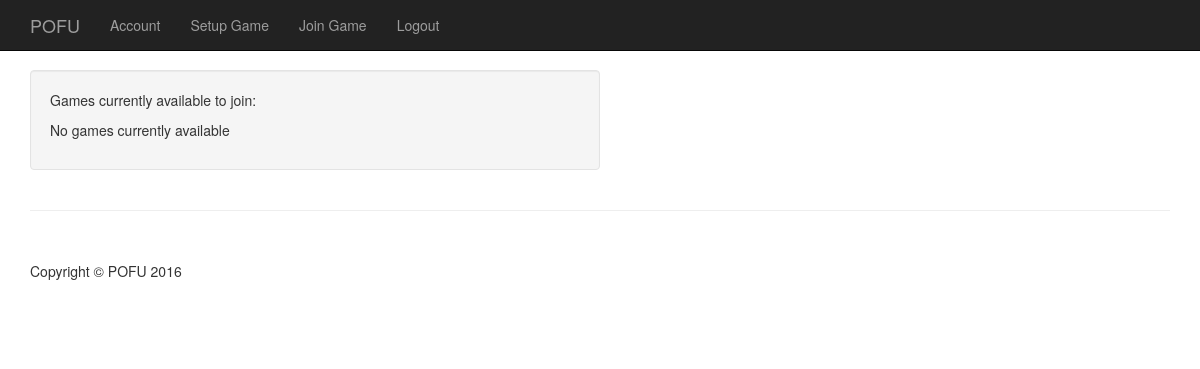
/game/join (signed in), run on an earlier commit of the app's database.
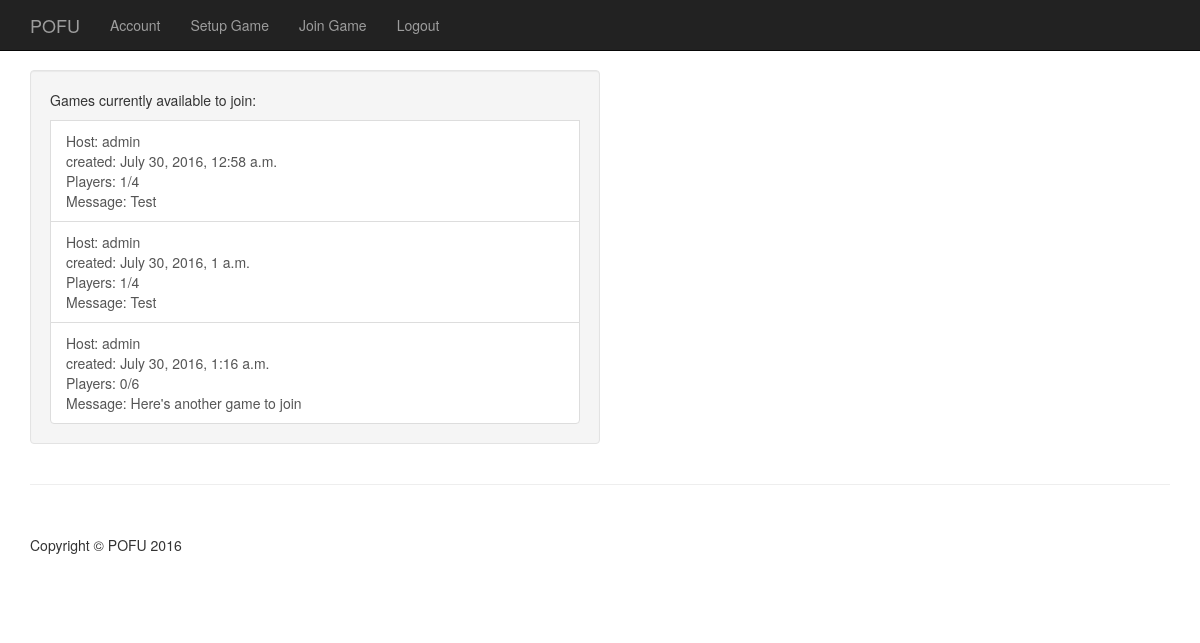
And on a later commit of the database.
### game/models.py (models this page shows, shortened)
class Setup(models.Model):
    num_players = models.IntegerField(verbose_name="Number of Players",
                                      help_text="2-8 players",
                                      validators=[MinValueValidator(2, message="Must have at least 2 players"),
                                                  MaxValueValidator(8, message="Cannot have more than 8 players")])
    host = models.ForeignKey(User, null=True)
    timestamp = models.DateTimeField(auto_now_add=True)
    message = models.CharField(max_length=300, blank=True)
    objects = SetupManager()
    def joined(self):
        return self.invitation_set.count()

### game/views.py (the view)
@login_required
def join_game(request):
    games = Setup.objects.all()
    context = {'games': games}
    return render(request, 'game/join_game.html', context)

### game/templates/game/join_game.html
{% extends 'base.html' %}
{% block content %}
    <div class="well col-md-6">
        <p>Games currently available to join:</p>
        {% for game in games %}
            <a class="list-group-item" href="#">
                Host: {{ game.host }}<br>
                created: {{ game.timestamp }} <br>
                Players: {{ game.joined }}/{{ game.num_players }}<br>
                Message: {{ game.message }}
            </a>
        {% empty %}
            <p>No games currently available</p>
        {% endfor %}
    </div>
{% endblock content %}

### templates/base.html (shortened to what this page needs)
<!DOCTYPE html>
{% load static %}
<html lang="en">
<head>
    {% block css %}
    <link href="{% static 'css/bootstrap.min.css' %}" rel="stylesheet" type="text/css">
    <link href="{% static 'css/main.css' %}" rel="stylesheet" type="text/css">
    {% endblock css %}
</head>
<body>
    <nav class="navbar navbar-inverse navbar-fixed-top" role="navigation">
        <div class="container">
            {% block menu %}
            <div class="navbar-header">
                <a class="navbar-brand" href="{% url 'main:index' %}">POFU</a>
            </div>
            <div class="collapse navbar-collapse" id="bs-example-navbar-collapse-1">
                <ul class="nav navbar-nav">
                    {% if user.is_authenticated %}
                        <li>
                            <a href="{% url 'users:home' %}">Account</a>
                        </li>
                        <li>
                            <a href="{% url 'game:setup' %}">Setup Game</a>
                        </li>
                        <li>
                            <a href="{% url 'game:join' %}">Join Game</a>
                        </li>
                        <li>
                            <a href="{% url 'logout' %}">Logout</a>
                        </li>
                    {% else %}
                        <li>
                            <a href="{% url 'login' %}">Login</a>
                        </li>
                    {% endif %}
                </ul>
            </div>
            {% endblock %}
        </div>
    </nav>
    <div class="container">
        {% block content %}
        {% endblock content%}
    </div>
    <div class="container">
        <hr>
        <footer>
            <div class="row">
                <div class="col-lg-12">
                    <p>Copyright &copy; POFU 2016</p>
                </div>
            </div>
        </footer>
    </div>
</body>
</html>

### static/css/main.css (style rules this page uses)
body { padding-top: 70px; }
footer { margin: 50px 0; }

What changed in the data, as far as the page shows it:
added Setup: host "admin", timestamp "July 30, 2016, 12:58 a.m.", joined "1", num_players "4", message "Test"
added Setup: host "admin", timestamp "July 30, 2016, 1 a.m.", joined "1", num_players "4", message "Test"
added Setup: host "admin", timestamp "July 30, 2016, 1:16 a.m.", joined "0", num_players "6", message "Here's another game to join"
Also different on the page:
text no longer shown: "No games currently available"
